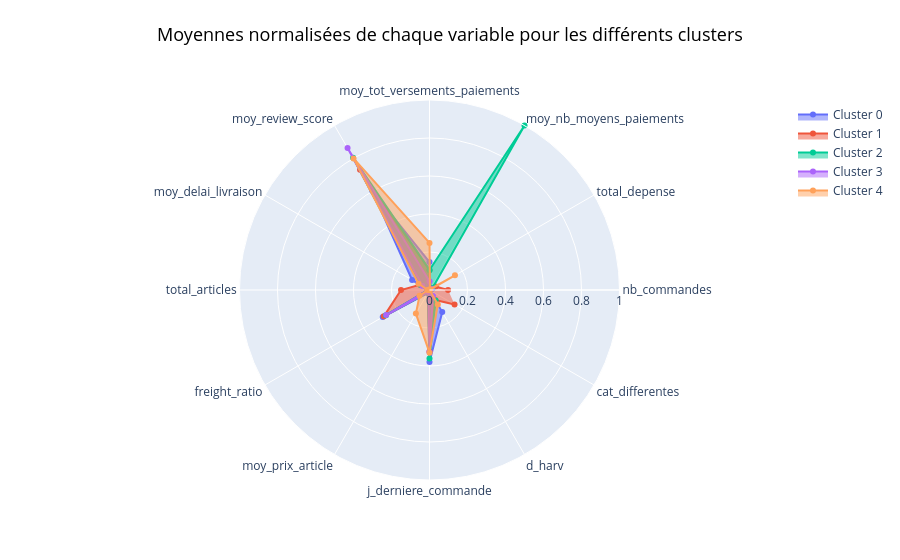

The cell this chart's notebook holds for it:
### Code cell
cercle_kmeans(X_mm_clusters_moy, "kmeans_label")

### Figure 1 — Plotly figure (JSON) as saved in the notebook; plotly's stock layout.template omitted (floating-point values rounded to 4 significant figures)
{"data": [{"fill": "toself", "name": "Cluster 0", "r": [0, 0.0204, 0, 0.1467, 0.6026, 0.1058, 0.00978, 0.2842, 0.01895, 0.3787, 0.1341, 0], "theta": ["nb_commandes", "total_depense", "moy_nb_moyens_paiements", "moy_tot_versements_paiements", "moy_review_score", "moy_delai_livraison", "total_articles", "freight_ratio", "moy_prix_article", "j_derniere_commande", "d_harv", "cat_differentes"], "type": "scatterpolar"}, {"fill": "toself", "name": "Cluster 1", "r": [0.09778, 0.03709, 0.009953, 0.1044, 0.7312, 0.05631, 0.1499, 0.2776, 0.01326, 0.324, 0.06061, 0.1522], "theta": ["nb_commandes", "total_depense", "moy_nb_moyens_paiements", "moy_tot_versements_paiements", "moy_review_score", "moy_delai_livraison", "total_articles", "freight_ratio", "moy_prix_article", "j_derniere_commande", "d_harv", "cat_differentes"], "type": "scatterpolar"}, {"fill": "toself", "name": "Cluster 2", "r": [0, 0.01682, 1, 0.1056, 0.8043, 0.05617, 0.007382, 0.2649, 0.01563, 0.3606, 0.06457, 0], "theta": ["nb_commandes", "total_depense", "moy_nb_moyens_paiements", "moy_tot_versements_paiements", "moy_review_score", "moy_delai_livraison", "total_articles", "freight_ratio", "moy_prix_article", "j_derniere_commande", "d_harv", "cat_differentes"], "type": "scatterpolar"}, {"fill": "toself", "name": "Cluster 3", "r": [0, 0.01355, 0, 0.04643, 0.8624, 0.04397, 0.006721, 0.2632, 0.0129, 0.3259, 0.03622, 0], "theta": ["nb_commandes", "total_depense", "moy_nb_moyens_paiements", "moy_tot_versements_paiements", "moy_review_score", "moy_delai_livraison", "total_articles", "freight_ratio", "moy_prix_article", "j_derniere_commande", "d_harv", "cat_differentes"], "type": "scatterpolar"}, {"fill": "toself", "name": "Cluster 4", "r": [0.0008503, 0.1547, 0.005102, 0.2479, 0.7997, 0.06702, 0.0102, 0.06079, 0.1435, 0.3299, 0.08763, 0.001134], "theta": ["nb_commandes", "total_depense", "moy_nb_moyens_paiements", "moy_tot_versements_paiements", "moy_review_score", "moy_delai_livraison", "total_articles", "freight_ratio", "moy_prix_article", "j_derniere_commande", "d_harv", "cat_differentes"], "type": "scatterpolar"}], "layout": {"polar": {"radialaxis": {"range": [0, 1], "visible": true}}, "showlegend": true, "title": {"font": {"color": "black", "size": 18}, "text": "Moyennes normalisées de chaque variable pour les différents clusters", "x": 0.5, "xanchor": "center", "y": 0.95, "yanchor": "top"}}}
